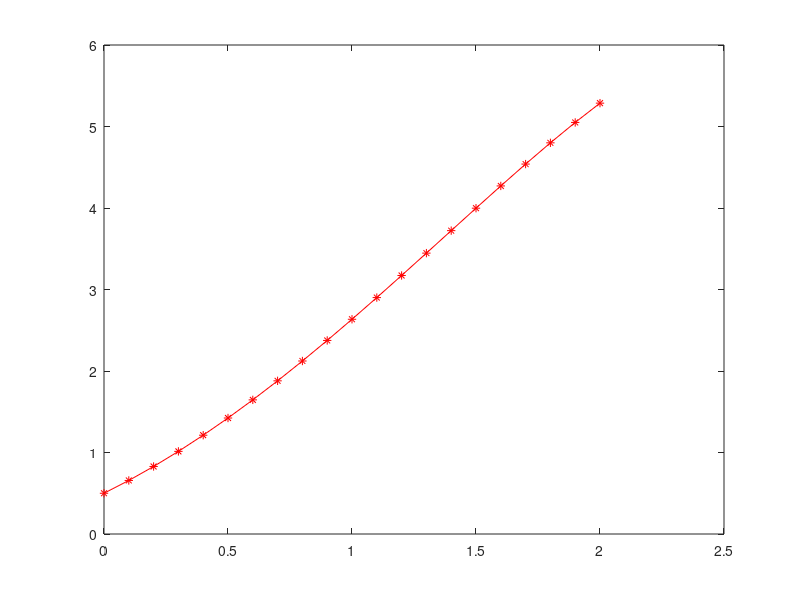

MATLAB code to generate this figure:
f = @(x, y) y - x*x + 1;

x(1) = 0;
y(1) = 0.5;
h = 0.1;
xn = 2;

n = (xn - x(1))/h;
fprintf('  xi                 y(xi)\n');
fprintf('-----------------------------------\n');
fprintf('%f             %f\n', x(1), y(1));
for i = 2 : n + 1
    y(i) = y(i - 1) + (h/2)*(f(x(i - 1), y(i - 1)) + f(x(i - 1) + h, y(i - 1) + h*f(x(i - 1), y(i - 1))));
    x(i) = x(i - 1) + h;
    fprintf('%f             %f\n', x(i), y(i));
end
plot(x, y, 'r*-');
